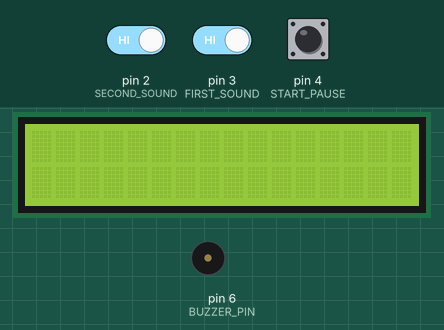
Simulated run of this sketch. Board: Arduino Uno, built with avr-gcc and run on an emulated ATmega328P. On the bench: 16×2 character LCD, buzzer (waves = sounding). Inputs (shaded band) come from the test bench; at power-on: pin 4 (START_PAUSE) HIGH, pin 2 (SECOND_SOUND) HIGH, pin 3 (FIRST_SOUND) HIGH.

Above: at 1.2 s.
1.3 s: pin 4 (START_PAUSE) pulled LOW for 0.15 s
At 3.0 s:
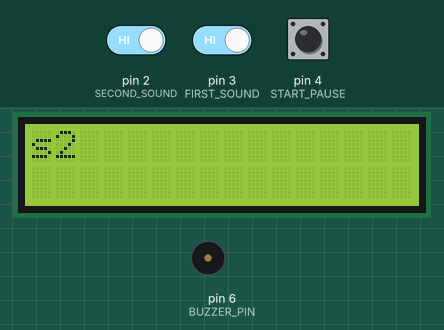
4.4 s: pin 4 (START_PAUSE) pulled LOW for 1 s
At 6.2 s:
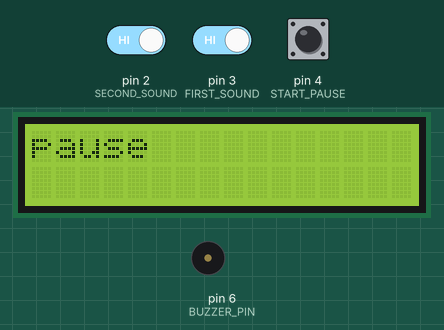
6.9 s: pin 4 (START_PAUSE) pulled LOW for 0.15 s
At 8.5 s:
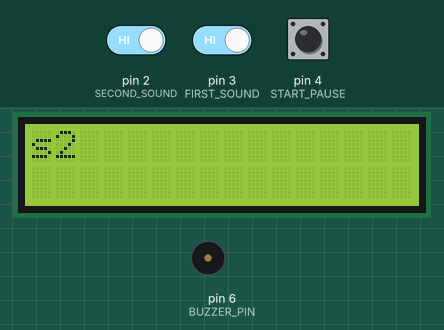
10.0 s: pin 4 (START_PAUSE) pulled LOW for 3.2 s
At 11.6 s:
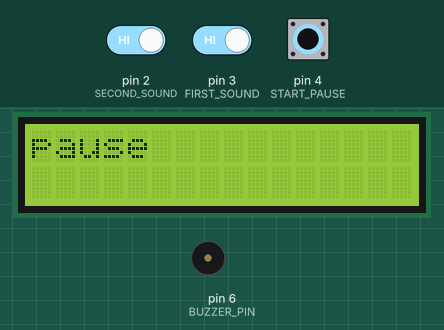
16.2 s: pin 2 (SECOND_SOUND) driven LOW and pin 3 (FIRST_SOUND) driven LOW
19.2 s: pin 2 (SECOND_SOUND) driven HIGH
At 19.8 s:
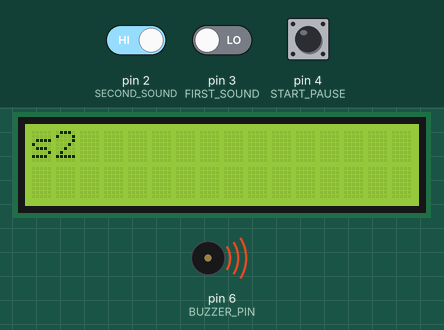
Timing chart, 0 to 21.7 s (numbered marks = the images above; inputs shaded):
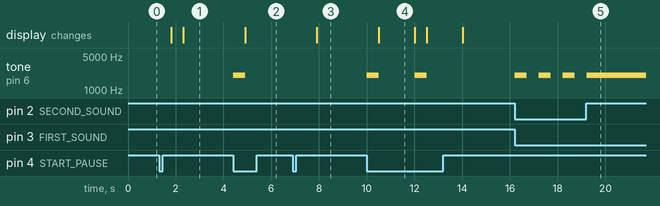

Measured:
- after the input at 1.3 s, the display: first changes after 0.50 s (image 1 shows a later state)
- after the input at 4.4 s, tone on pin 6 (BUZZER_PIN): silent → 2000 Hz at once, → silent 0.50 s later; the display: changes after 0.51 s (image 2)
- after the input at 6.9 s, the display: changes after 1.0 s (image 3)
- after the input at 10.0 s, the display: changes after 0.51 s (image 4)
- after the input at 19.2 s, tone on pin 6 (BUZZER_PIN): goes on until 19.2 s, then stays 2000 Hz
- what the display in image 4 shows lasts 1.5 s, from 10.5 s to 12.0 s

The sketch:

lab_28__12_.ino
```cpp
// ЭТО ГОВНО ПОЛУРАБОТАЕТ, ЕГО НАДО ДОПИЛИВАТЬ !!!


#define BUZZER_PIN 6
#define START_PAUSE 4
#define FIRST_SOUND 3
#define SECOND_SOUND 2

#include <LiquidCrystal.h>

// Init display
LiquidCrystal lcd( 13, 12, 11, 10, 9, 8 );

boolean toPlay = false;
int soundNumber = 1;

void setup()
{
    lcd.begin( 16 , 2 );

    pinMode(BUZZER_PIN, OUTPUT);
    pinMode(START_PAUSE, INPUT_PULLUP);
    pinMode(FIRST_SOUND, INPUT_PULLUP);
    pinMode(SECOND_SOUND, INPUT_PULLUP);
}

void startPause() {
    lcd.clear();
    lcd.print("pause");

    toPlay = !toPlay;
    delay(500);
}


void laba() {
    boolean startpause = !digitalRead(START_PAUSE);
    boolean sound1 = !digitalRead(FIRST_SOUND);
    boolean sound2 = !digitalRead(SECOND_SOUND);

    if (startpause == HIGH) {
        delay(500);
        if (startpause == HIGH){
            startPause();
        }
    }

    if (sound1 == HIGH) {
        delay(500);
        if (sound1 == HIGH){
        soundNumber = 1;
        }
    }

    if (sound2 == HIGH) {
        delay(500);
        if (sound2 == HIGH){

        soundNumber = 2;
        }
    }

    if (toPlay){
        if (soundNumber = 1){
            tone(BUZZER_PIN, 1000, 1000);
            lcd.clear();
            lcd.print("s1");
        }

        if (soundNumber = 2){
            lcd.clear();
            lcd.print("s2");
            tone(BUZZER_PIN, 2000, 500);
        }
    }
}

void loop()
{
    laba();
//    lcd.print("work");
}
```
